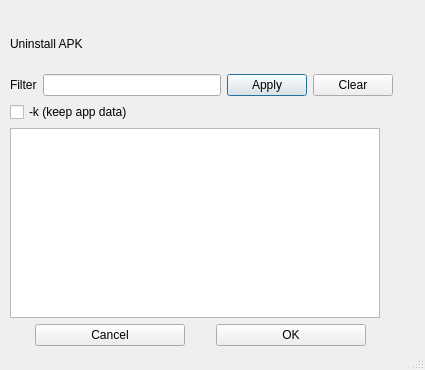
<?xml version="1.0" encoding="UTF-8"?>
<ui version="4.0">
 <class>uninstallDialog</class>
 <widget class="QDialog" name="uninstallDialog">
  <property name="geometry">
   <rect>
    <x>0</x>
    <y>0</y>
    <width>425</width>
    <height>370</height>
   </rect>
  </property>
  <property name="minimumSize">
   <size>
    <width>425</width>
    <height>370</height>
   </size>
  </property>
  <property name="maximumSize">
   <size>
    <width>425</width>
    <height>370</height>
   </size>
  </property>
  <property name="windowTitle">
   <string>Uninstall APK</string>
  </property>
  <property name="sizeGripEnabled">
   <bool>true</bool>
  </property>
  <widget class="QWidget" name="uninstalldialog_layoutWidget">
   <property name="geometry">
    <rect>
     <x>10</x>
     <y>20</y>
     <width>383</width>
     <height>326</height>
    </rect>
   </property>
   <layout class="QVBoxLayout" name="verticalLayout_2">
    <item>
     <widget class="QLabel" name="label_2">
      <property name="text">
       <string>Uninstall APK</string>
      </property>
     </widget>
    </item>
    <item>
     <layout class="QHBoxLayout" name="horizontalLayout_2">
      <item>
       <widget class="QLabel" name="label">
        <property name="text">
         <string>Filter</string>
        </property>
       </widget>
      </item>
      <item>
       <widget class="QLineEdit" name="lineEdit"/>
      </item>
      <item>
       <widget class="QPushButton" name="applyButton">
        <property name="toolTip">
         <string>&lt;html&gt;&lt;head/&gt;&lt;body&gt;&lt;p&gt;Apply filter to package list&lt;/p&gt;&lt;/body&gt;&lt;/html&gt;</string>
        </property>
        <property name="text">
         <string>Apply</string>
        </property>
       </widget>
      </item>
      <item>
       <widget class="QPushButton" name="apkclearButton">
        <property name="toolTip">
         <string>&lt;html&gt;&lt;head/&gt;&lt;body&gt;&lt;p&gt;Clear filter and reset package list&lt;/p&gt;&lt;/body&gt;&lt;/html&gt;</string>
        </property>
        <property name="text">
         <string>Clear</string>
        </property>
       </widget>
      </item>
     </layout>
    </item>
    <item>
     <widget class="QCheckBox" name="keepBox">
      <property name="toolTip">
       <string>keep application data</string>
      </property>
      <property name="text">
       <string>-k (keep app data)</string>
      </property>
     </widget>
    </item>
    <item>
     <layout class="QVBoxLayout" name="verticalLayout">
      <item>
       <widget class="QListWidget" name="unlistWidget">
        <property name="minimumSize">
         <size>
          <width>370</width>
          <height>190</height>
         </size>
        </property>
        <property name="maximumSize">
         <size>
          <width>370</width>
          <height>190</height>
         </size>
        </property>
        <property name="sizeAdjustPolicy">
         <enum>QAbstractScrollArea::AdjustToContents</enum>
        </property>
       </widget>
      </item>
     </layout>
    </item>
    <item>
     <layout class="QHBoxLayout" name="horizontalLayout">
      <item>
       <widget class="QPushButton" name="pushButton_2">
        <property name="maximumSize">
         <size>
          <width>150</width>
          <height>16777215</height>
         </size>
        </property>
        <property name="text">
         <string>Cancel</string>
        </property>
       </widget>
      </item>
      <item>
       <widget class="QPushButton" name="pushButton">
        <property name="maximumSize">
         <size>
          <width>150</width>
          <height>16777215</height>
         </size>
        </property>
        <property name="toolTip">
         <string>&lt;html&gt;&lt;head/&gt;&lt;body&gt;&lt;p&gt;Uninstall APK&lt;/p&gt;&lt;/body&gt;&lt;/html&gt;</string>
        </property>
        <property name="text">
         <string>OK</string>
        </property>
       </widget>
      </item>
     </layout>
    </item>
   </layout>
  </widget>
 </widget>
 <resources/>
 <connections>
  <connection>
   <sender>pushButton_2</sender>
   <signal>clicked()</signal>
   <receiver>uninstallDialog</receiver>
   <slot>reject()</slot>
   <hints>
    <hint type="sourcelabel">
     <x>90</x>
     <y>261</y>
    </hint>
    <hint type="destinationlabel">
     <x>151</x>
     <y>148</y>
    </hint>
   </hints>
  </connection>
  <connection>
   <sender>pushButton</sender>
   <signal>clicked()</signal>
   <receiver>uninstallDialog</receiver>
   <slot>accept()</slot>
   <hints>
    <hint type="sourcelabel">
     <x>200</x>
     <y>261</y>
    </hint>
    <hint type="destinationlabel">
     <x>277</x>
     <y>152</y>
    </hint>
   </hints>
  </connection>
 </connections>
</ui>
